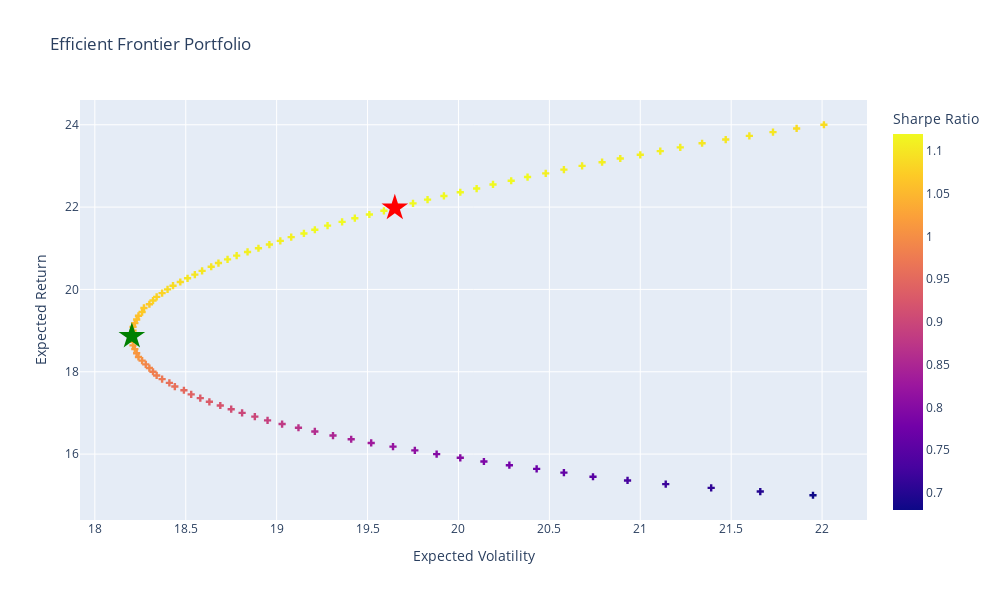

The notebook cell saved with this chart:
### Code cell
# Plot efficient frontier portfolio
fig = px.scatter(
    efport, x='targetvols', y='targetrets',  color='targetsharpe',
    labels={'targetrets': 'Expected Return', 'targetvols': 'Expected Volatility','targetsharpe': 'Sharpe Ratio'},
    title="Efficient Frontier Portfolio"
     ).update_traces(mode='markers', marker=dict(symbol='cross'))


# Plot maximum sharpe portfolio
fig.add_scatter(
    mode='markers',
    x=[100*portfolio_stats(opt_sharpe['x'])[1]], 
    y=[100*portfolio_stats(opt_sharpe['x'])[0]],
    marker=dict(color='red', size=20, symbol='star'),
    name = 'Max Sharpe'
).update(layout_showlegend=False)

# Plot minimum variance portfolio
fig.add_scatter(
    mode='markers',
    x=[100*portfolio_stats(opt_var['x'])[1]], 
    y=[100*portfolio_stats(opt_var['x'])[0]],
    marker=dict(color='green', size=20, symbol='star'),
    name = 'Min Variance'
).update(layout_showlegend=False)

# Show spikes
fig.update_xaxes(showspikes=True)
fig.update_yaxes(showspikes=True)
fig.show()

### Figure 1 — Plotly figure (JSON) as saved in the notebook; plotly's stock layout.template omitted (floating-point values rounded to 4 significant figures)
{"data": [{"hovertemplate": "Expected Volatility=%{x}<br>Expected Return=%{y}<br>Sharpe Ratio=%{marker.color}<extra></extra>", "legendgroup": "", "marker": {"color": [0.68, 0.7, 0.71, 0.72, 0.73, 0.75, 0.76, 0.77, 0.78, 0.79, 0.8, 0.8, 0.81, 0.82, 0.83, 0.84, 0.85, 0.86, 0.87, 0.88, 0.89, 0.9, 0.9, 0.91, 0.92, 0.93, 0.93, 0.94, 0.95, 0.96, 0.96, 0.97, 0.98, 0.98, 0.99, 0.99, 1.0, 1.01, 1.01, 1.02, 1.02, 1.03, 1.03, 1.04, 1.04, 1.05, 1.05, 1.06, 1.06, 1.07, 1.07, 1.07, 1.08, 1.08, 1.08, 1.09, 1.09, 1.09, 1.1, 1.1, 1.1, 1.1, 1.1, 1.11, 1.11, 1.11, 1.11, 1.11, 1.11, 1.11, 1.12, 1.12, 1.12, 1.12, 1.12, 1.12, 1.12, 1.12, 1.12, 1.12, 1.12, 1.12, 1.12, 1.12, 1.12, 1.12, 1.11, 1.11, 1.11, 1.11, 1.11, 1.11, 1.11, 1.11, 1.1, 1.1, 1.1, 1.1, 1.09, 1.09], "coloraxis": "coloraxis", "symbol": "cross"}, "mode": "markers", "name": "", "orientation": "v", "showlegend": false, "x": [21.95, 21.66, 21.39, 21.14, 20.93, 20.74, 20.58, 20.43, 20.28, 20.14, 20.01, 19.88, 19.76, 19.64, 19.52, 19.41, 19.31, 19.21, 19.12, 19.03, 18.95, 18.88, 18.81, 18.75, 18.69, 18.63, 18.58, 18.53, 18.49, 18.44, 18.41, 18.37, 18.34, 18.32, 18.3, 18.28, 18.26, 18.24, 18.23, 18.22, 18.21, 18.21, 18.2, 18.2, 18.21, 18.21, 18.22, 18.23, 18.24, 18.26, 18.27, 18.3, 18.32, 18.34, 18.37, 18.4, 18.43, 18.47, 18.51, 18.55, 18.59, 18.64, 18.68, 18.73, 18.78, 18.84, 18.9, 18.96, 19.02, 19.08, 19.15, 19.21, 19.28, 19.36, 19.43, 19.51, 19.59, 19.67, 19.75, 19.83, 19.92, 20.01, 20.1, 20.19, 20.29, 20.38, 20.48, 20.58, 20.68, 20.79, 20.89, 21.0, 21.11, 21.22, 21.34, 21.47, 21.6, 21.73, 21.86, 22.01], "xaxis": "x", "y": [15.0, 15.09, 15.18, 15.27, 15.36, 15.45, 15.55, 15.64, 15.73, 15.82, 15.91, 16.0, 16.09, 16.18, 16.27, 16.36, 16.45, 16.55, 16.64, 16.73, 16.82, 16.91, 17.0, 17.09, 17.18, 17.27, 17.36, 17.45, 17.55, 17.64, 17.73, 17.82, 17.91, 18.0, 18.09, 18.18, 18.27, 18.36, 18.45, 18.55, 18.64, 18.73, 18.82, 18.91, 19.0, 19.09, 19.18, 19.27, 19.36, 19.45, 19.55, 19.64, 19.73, 19.82, 19.91, 20.0, 20.09, 20.18, 20.27, 20.36, 20.45, 20.55, 20.64, 20.73, 20.82, 20.91, 21.0, 21.09, 21.18, 21.27, 21.36, 21.45, 21.55, 21.64, 21.73, 21.82, 21.91, 22.0, 22.09, 22.18, 22.27, 22.36, 22.45, 22.55, 22.64, 22.73, 22.82, 22.91, 23.0, 23.09, 23.18, 23.27, 23.36, 23.45, 23.55, 23.64, 23.73, 23.82, 23.91, 24.0], "yaxis": "y", "type": "scatter"}, {"marker": {"color": "red", "size": 20, "symbol": "star"}, "mode": "markers", "name": "Max Sharpe", "x": [19.65], "y": [21.98], "type": "scatter"}, {"marker": {"color": "green", "size": 20, "symbol": "star"}, "mode": "markers", "name": "Min Variance", "x": [18.2], "y": [18.86], "type": "scatter"}], "layout": {"xaxis": {"anchor": "y", "domain": [0.0, 1.0], "title": {"text": "Expected Volatility"}, "showspikes": true}, "yaxis": {"anchor": "x", "domain": [0.0, 1.0], "title": {"text": "Expected Return"}, "showspikes": true}, "coloraxis": {"colorbar": {"title": {"text": "Sharpe Ratio"}}, "colorscale": [[0.0, "#0d0887"], [0.1111, "#46039f"], [0.2222, "#7201a8"], [0.3333, "#9c179e"], [0.4444, "#bd3786"], [0.5556, "#d8576b"], [0.6667, "#ed7953"], [0.7778, "#fb9f3a"], [0.8889, "#fdca26"], [1.0, "#f0f921"]]}, "legend": {"tracegroupgap": 0}, "title": {"text": "Efficient Frontier Portfolio"}, "height": 600, "width": 1000, "showlegend": false}}
